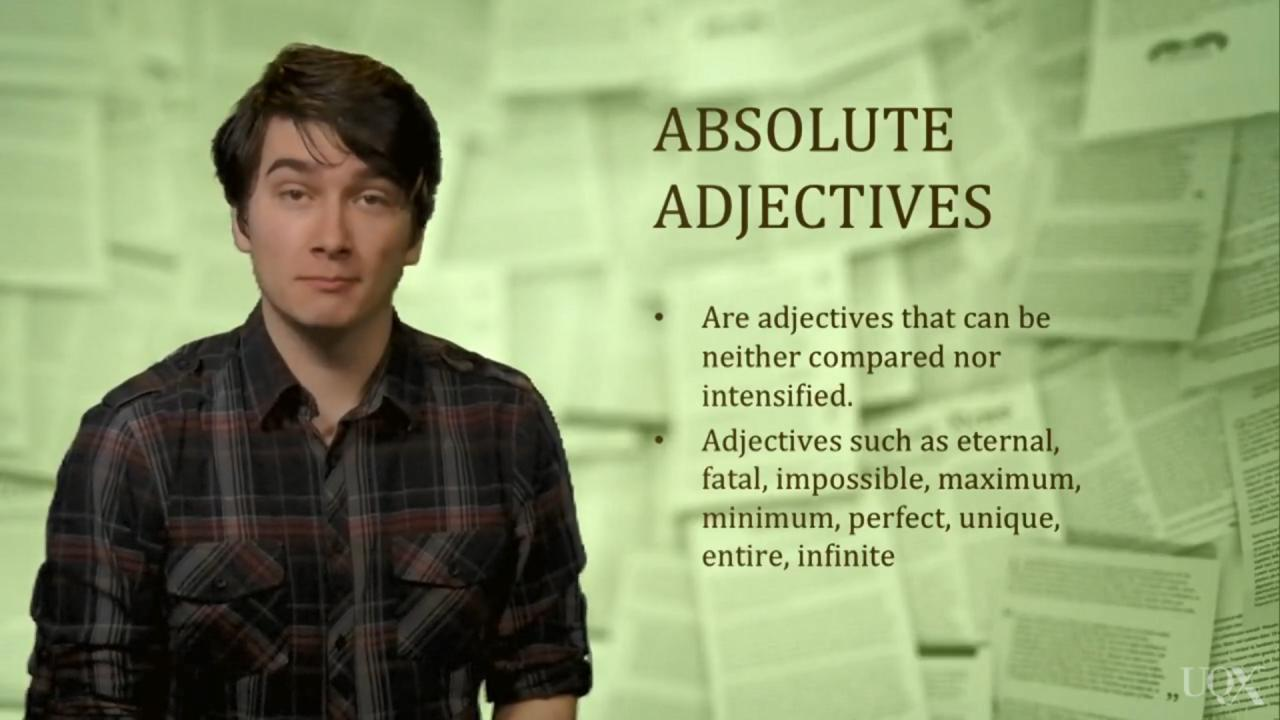
#> input picture Proprocessing for Text Image/Project1/1.jpg, 1280 x 720 px
$ python project.py   (older library calls are emulated)
#> lines starting #> are read from the running program, lines starting #| are printed output that depends on the picture; after the words box and inside, x2 and y2 are one past the last pixel; in counts of white or black regions, pixels touching at a corner belong together
import cv2
import numpy as np

img = cv2.imread("1.jpg")
#> img is the input picture: shape (720, 1280, 3); mean B, G, R 110.2, 154.3, 139.9

height, width, channels = img.shape

img_gray = cv2.cvtColor(img, cv2.COLOR_BGR2GRAY)
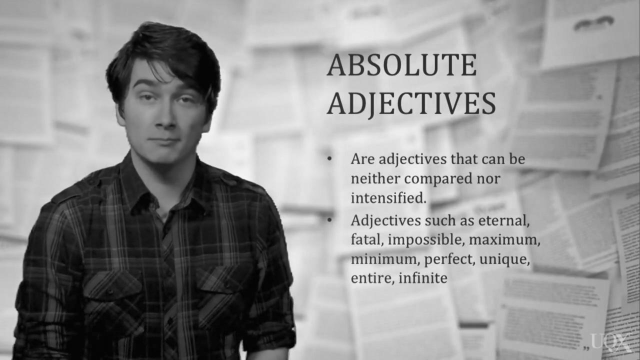
#> img_gray: shape (720, 1280) (shown at 1/2 size); min 0, max 250, mean 144.9

img_gray_2 = img_gray.copy()

img_gray_2 = cv2.adaptiveThreshold(img_gray_2, 255, cv2.ADAPTIVE_THRESH_MEAN_C, cv2.THRESH_BINARY_INV, 3,18)
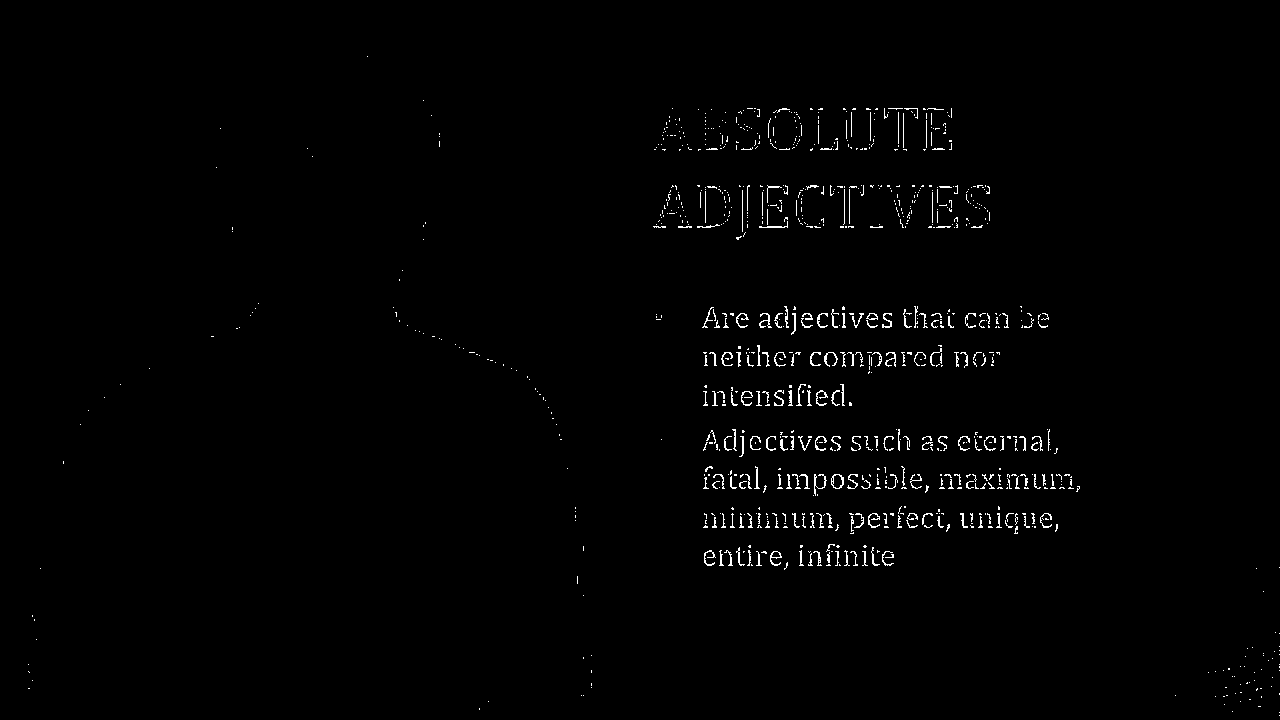
#> img_gray_2: shape (720, 1280); 1.1% white in thin lines or dots, all inside (x1, y1, x2, y2) = (28, 56, 1280, 716)
thresh = img_gray_2.copy()

kernel = np.ones(shape=(5,5),dtype=np.float32)/25
# dst = cv2.filter2D(thresh,-1,kernel)
dst = cv2.GaussianBlur(thresh,(5,5),10)
# gradient Magnitude
sobel_img_x = cv2.Sobel(dst, cv2.CV_8U, 1, 0, ksize=3)

min = sobel_img_x.min()
#> min = 0
max = sobel_img_x.max()
#> max = 255

# [6 lines of commented-out code are left out]
hist_img = cv2.equalizeHist(sobel_img_x)
kernel = cv2.getStructuringElement(cv2.MORPH_RECT, ksize=(10, 3), anchor=(-1, -1))
img_dilate = cv2.morphologyEx(hist_img, cv2.MORPH_DILATE, kernel, anchor=(-1, -1), iterations=2,
                              borderType=cv2.BORDER_REFLECT, borderValue=255)
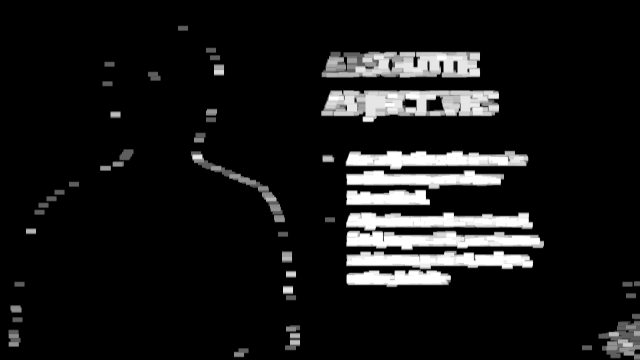
#> img_dilate: shape (720, 1280) (shown at 1/2 size); min 0, max 255, mean 23.3
# Find Contours
contours, hierarchy = cv2.findContours(img_dilate, cv2.RETR_EXTERNAL, cv2.CHAIN_APPROX_SIMPLE)
#> contours = 48 contours; largest, box (x1, y1, x2, y2) and area: (692, 424, 1088, 501) 20720, (642, 180, 999, 245) 17887, (692, 501, 1067, 575) 15718, (643, 103, 961, 156) 15112, (691, 301, 1057, 340) 9792

# GeaomatricalConstraints
list = []
for contour in contours:
    brect = cv2.boundingRect(contour)  # brect = (x,y,w,h)
    ar = brect[2] / brect[3]

    if ar > 2 and brect[2] > 40 and brect[3] > 16 and brect[3] < 100:
        list.append(brect)
#> this loop made 48 passes
#> (brect, ar) on passes 1 to 8: ((468, 696, 30, 19), 1.58), ((1164, 690, 21, 11), 1.91), ((570, 665, 31, 36), 0.861), ((17, 659, 25, 35), 0.714), ((572, 650, 29, 14), 2.07), ((1197, 641, 83, 79), 1.05), ((25, 634, 21, 11), 1.91), ((1264, 627, 16, 12), 1.33)
#> after the loop, list = [(692, 501, 375, 74), (692, 424, 396, 77), (692, 379, 168, 32), (692, 340, 316, 39), (691, 301, 366, 39), (642, 180, 357, 65), (643, 103, 318, 53)]

for r in list:
    # draw region of interest
    cv2.rectangle(img, (r[0], r[1]), (r[0] + r[2], r[1] + r[3]), (250, 0, 0), 2)
#> this loop made 7 passes
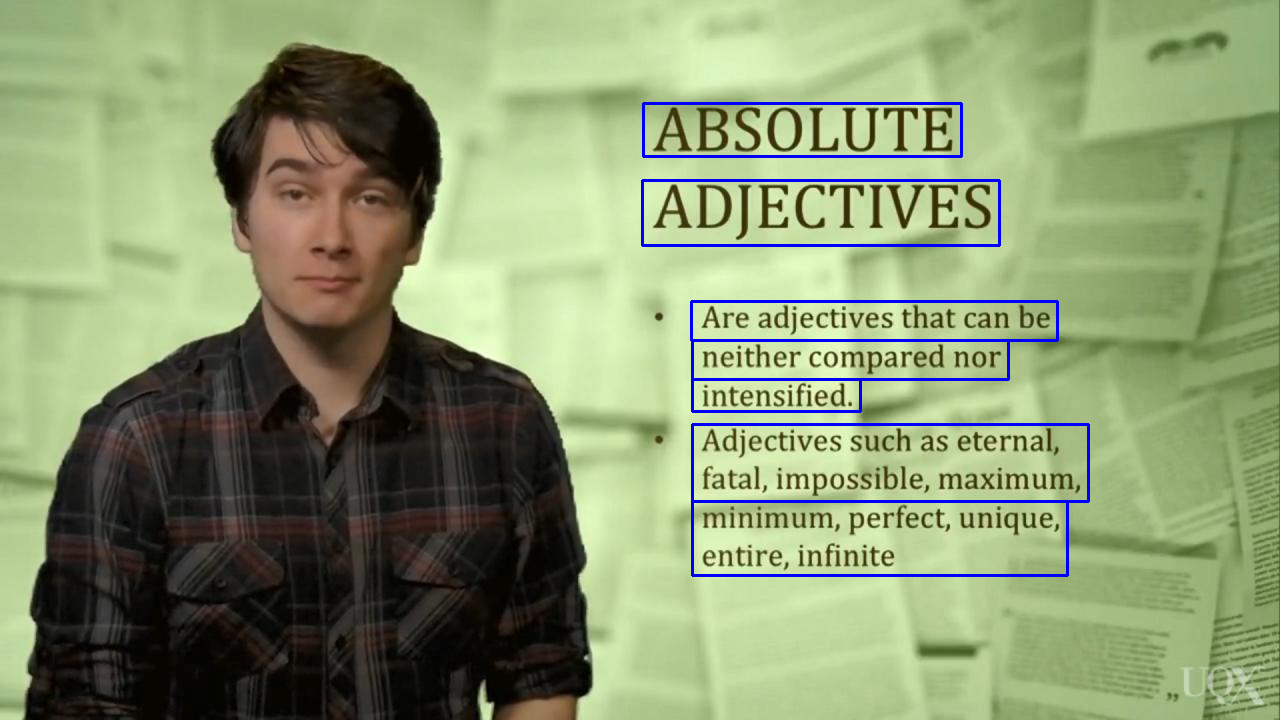
#> img: shape (720, 1280, 3); 1.46% of pixels changed, all inside (x1, y1, x2, y2) = (641, 102, 1090, 577)

cv2.imshow("Original", img)
cv2.imshow("Preprocessed", hist_img)
cv2.imshow("Threshhold", img_dilate)
# print(result)


cv2.waitKey(0)

$ run again, with Proprocessing for Text Image/Project1/0.jpg copied over Proprocessing for Text Image/Project1/1.jpg
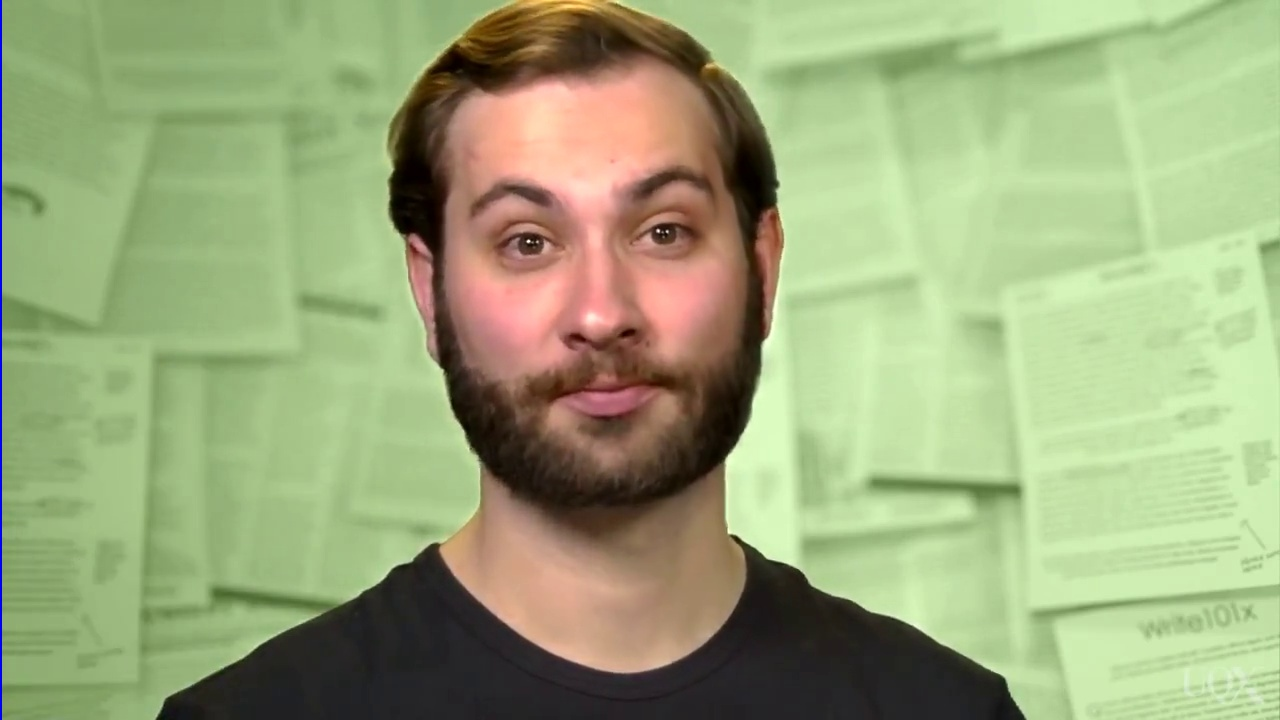
#> input picture Proprocessing for Text Image/Project1/0.jpg, 1280 x 720 px
#> img is the input picture: shape (720, 1280, 3); mean B, G, R 122.8, 167.7, 155.8
#> `img_gray_2 = cv2.adaptiveThreshold(img_gray_2, 255, cv2.ADAPTIVE_THRES..`:
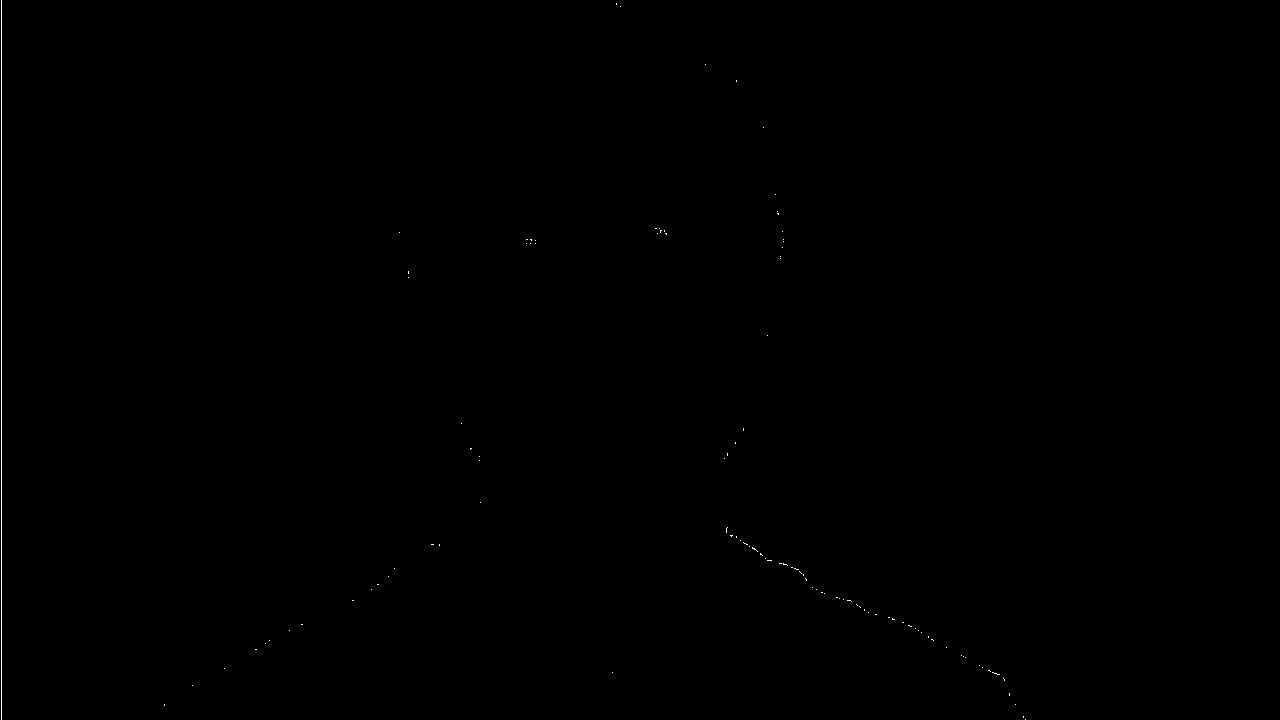
#> img_gray_2: shape (720, 1280); 0.1% white in thin lines or dots, all inside (x1, y1, x2, y2) = (1, 0, 1026, 720)
#> min = 0
#> max = 194
#> `img_dilate = cv2.morphologyEx(hist_img, cv2.MORPH_DILATE, kernel, anch..`:
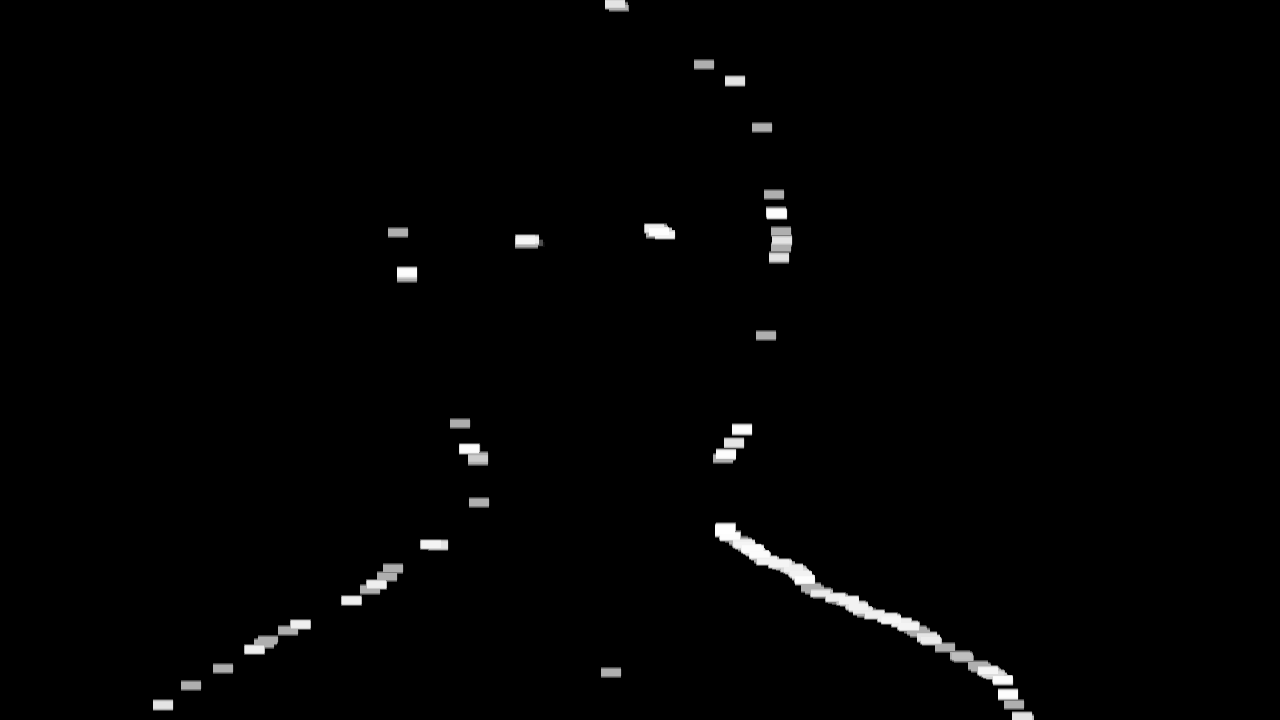
#> img_dilate: shape (720, 1280); min 0, max 255, mean 3
#> contours = 27 contours; largest, box (x1, y1, x2, y2) and area: (715, 522, 1014, 686) 5014, (341, 563, 404, 606) 883, (244, 619, 311, 655) 810, (769, 226, 793, 264) 742, (713, 437, 745, 464) 536
#> the loop `for contour in contours:` made 27 passes
#> (brect, ar) on passes 1 to 8: ((1012, 711, 22, 9), 2.44), ((153, 699, 21, 12), 1.75), ((998, 688, 27, 22), 1.23), ((181, 680, 21, 11), 1.91), ((601, 667, 21, 11), 1.91), ((213, 663, 21, 11), 1.91), ((244, 619, 67, 36), 1.86), ((341, 563, 63, 43), 1.47)
#> after the loop `for contour in contours:`: list = []

$ run again, with Proprocessing for Text Image/Project1/2.jpg copied over Proprocessing for Text Image/Project1/1.jpg
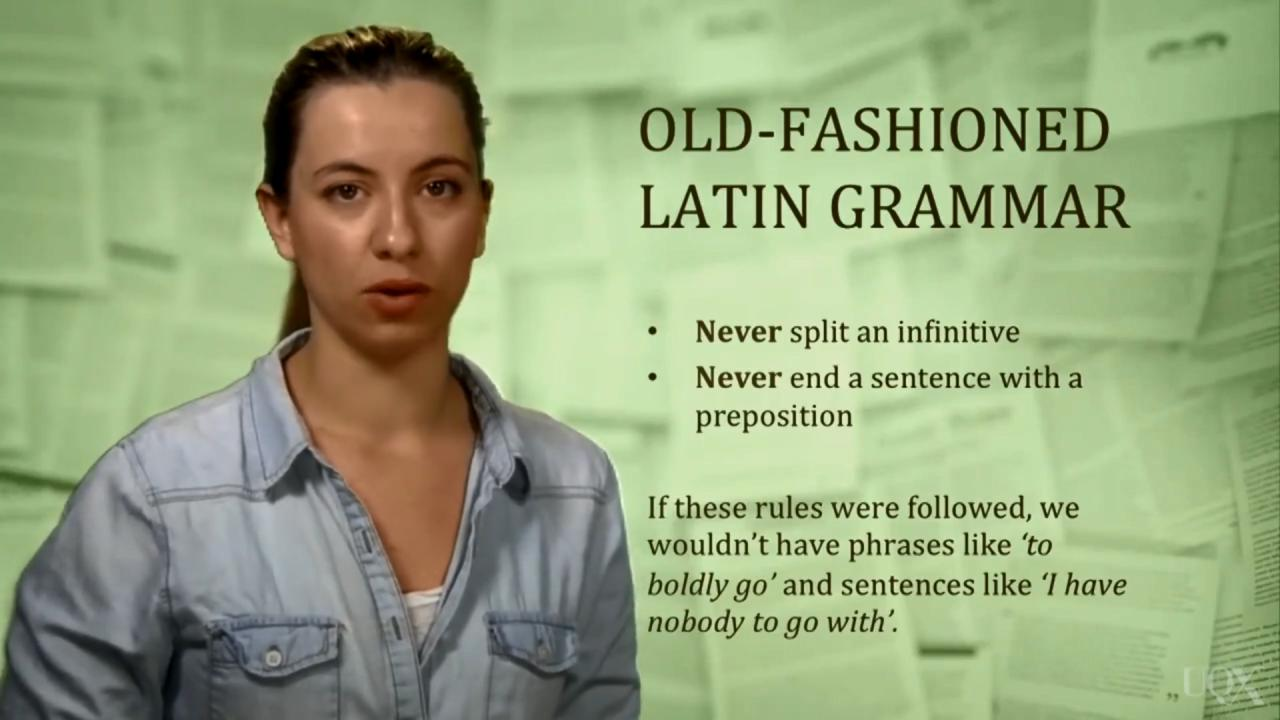
#> input picture Proprocessing for Text Image/Project1/2.jpg, 1280 x 720 px
#> img is the input picture: shape (720, 1280, 3); mean B, G, R 124.9, 165.1, 150
#> `img_gray_2 = cv2.adaptiveThreshold(img_gray_2, 255, cv2.ADAPTIVE_THRES..`:
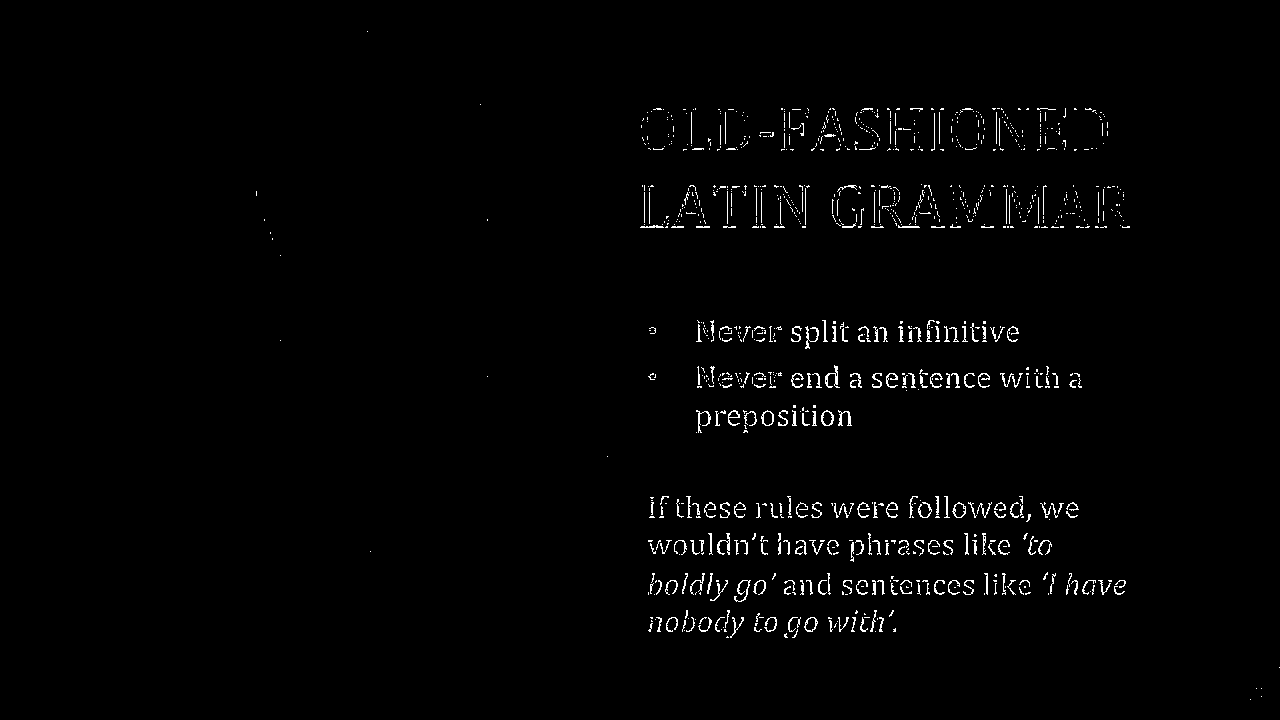
#> img_gray_2: shape (720, 1280); 1.4% white in thin lines or dots, all inside (x1, y1, x2, y2) = (256, 31, 1280, 700)
#> min = 0
#> max = 255
#> contours = 24 contours; largest, box (x1, y1, x2, y2) and area: (630, 103, 1117, 156) 23330, (637, 567, 1134, 643) 21044, (821, 179, 1138, 233) 15658, (638, 491, 1086, 527) 12112, (637, 528, 1060, 567) 11380
#> the loop `for contour in contours:` made 24 passes
#> (brect, ar) on passes 1, 3, 4, 5, 6, 7, 8, 9: ((1239, 683, 32, 22), 1.45), ((637, 567, 497, 76), 6.54), ((359, 546, 21, 11), 1.91), ((637, 528, 423, 39), 10.85), ((638, 491, 448, 36), 12.44), ((596, 451, 21, 11), 1.91), ((685, 400, 174, 38), 4.58), ((476, 371, 21, 11), 1.91)
#> after the loop `for contour in contours:`: list = [(637, 567, 497, 76), (637, 528, 423, 39), (638, 491, 448, 36), (685, 400, 174, 38), (686, 360, 404, 36), (685, 315, 342, 39), (629, 180, 188, 53), (821, 179, 317, 54), (630, 103, 487, 53)]
#> the loop `for r in list:` made 9 passes
#> after the loop `for r in list:`:
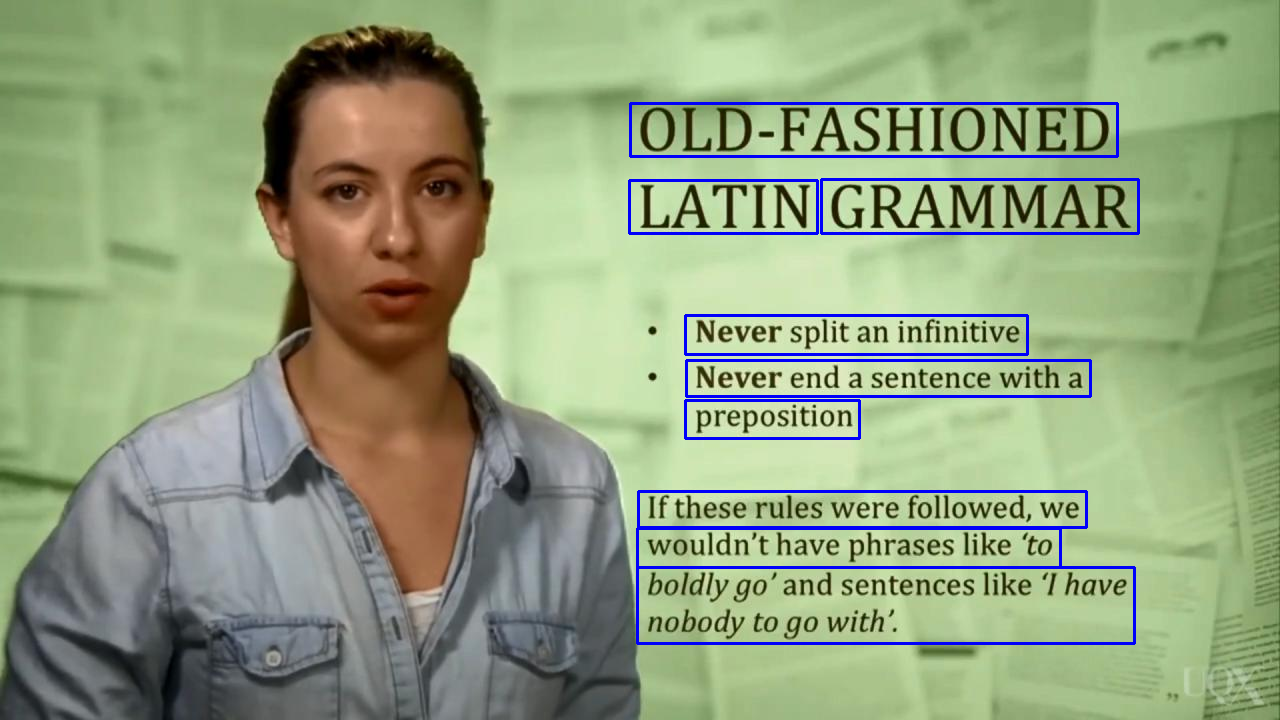
#> img: shape (720, 1280, 3); 2.18% of pixels changed, all inside (x1, y1, x2, y2) = (628, 102, 1140, 645)
